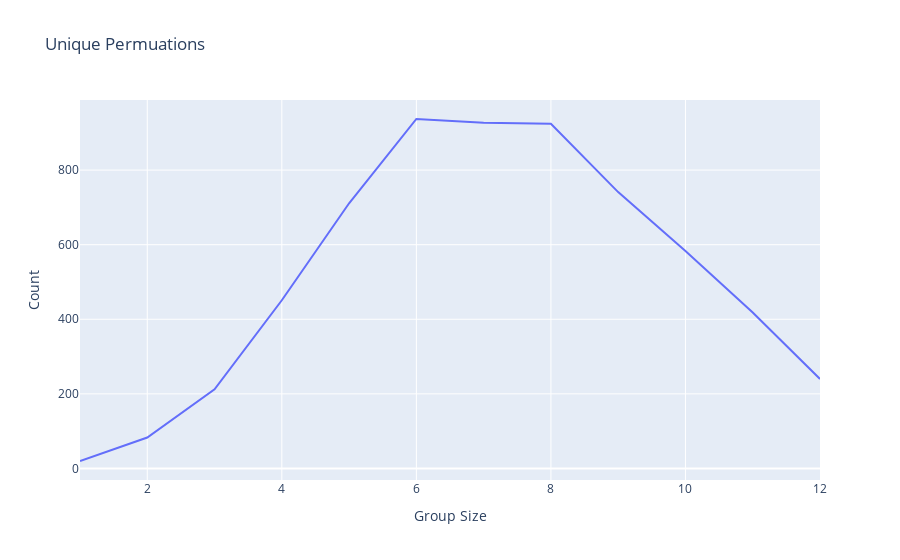

Notebook source saved alongside this figure:
### Markdown cell above
## ii) Plot

### Code cell
import plotly.express as px

px.line(df_permutation_count.reset_index(), x = "Group Size", y = "Count", title="Unique Permuations")

### Figure 1 — Plotly figure (JSON) as saved in the notebook; plotly's stock layout.template omitted (floating-point values rounded to 4 significant figures)
{"data": [{"hovertemplate": "Group Size=%{x}<br>Count=%{y}<extra></extra>", "legendgroup": "", "line": {"color": "#636efa", "dash": "solid"}, "mode": "lines", "name": "", "orientation": "v", "showlegend": false, "type": "scatter", "x": [1, 2, 3, 4, 5, 6, 7, 8, 9, 10, 11, 12], "xaxis": "x", "y": [20, 83, 212, 451, 711, 937, 927, 924, 741, 583, 418, 240], "yaxis": "y"}], "layout": {"legend": {"tracegroupgap": 0}, "title": {"text": "Unique Permuations"}, "xaxis": {"anchor": "y", "domain": [0, 1], "title": {"text": "Group Size"}}, "yaxis": {"anchor": "x", "domain": [0, 1], "title": {"text": "Count"}}}}
